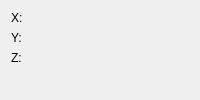
     <widget class="QWidget" name="page11_vertex">
      <layout class="QGridLayout" name="gridLayout_9">
       <item row="0" column="0">
        <layout class="QGridLayout" name="gridLayout_4">
         <item row="0" column="0">
          <widget class="QLabel" name="label_X_Axis">
           <property name="text">
            <string>X:</string>
           </property>
           <property name="alignment">
            <set>Qt::AlignLeading|Qt::AlignLeft|Qt::AlignVCenter</set>
           </property>
          </widget>
         </item>
         <item row="1" column="0">
          <widget class="QLabel" name="label_Y_Axis">
           <property name="text">
            <string>Y:</string>
           </property>
           <property name="alignment">
            <set>Qt::AlignLeading|Qt::AlignLeft|Qt::AlignVCenter</set>
           </property>
          </widget>
         </item>
         <item row="2" column="0">
          <widget class="QLabel" name="label_Z_Axis">
           <property name="text">
            <string>Z:</string>
           </property>
           <property name="alignment">
            <set>Qt::AlignLeading|Qt::AlignLeft|Qt::AlignVCenter</set>
           </property>
          </widget>
         </item>
         <item row="0" column="1">
          <widget class="Gui::QuantitySpinBox" name="vertexX" native="true">
           <property name="unit" stdset="0">
            <string notr="true">mm</string>
           </property>
           <property name="value" stdset="0">
            <double>0.000000000000000</double>
           </property>
          </widget>
         </item>
         <item row="1" column="1">
          <widget class="Gui::QuantitySpinBox" name="vertexY" native="true">
           <property name="unit" stdset="0">
            <string notr="true">mm</string>
           </property>
           <property name="value" stdset="0">
            <double>0.000000000000000</double>
           </property>
          </widget>
         </item>
         <item row="2" column="1">
          <widget class="Gui::QuantitySpinBox" name="vertexZ" native="true">
           <property name="unit" stdset="0">
            <string notr="true">mm</string>
           </property>
           <property name="value" stdset="0">
            <double>0.000000000000000</double>
           </property>
          </widget>
         </item>
        </layout>
       </item>
       <item row="1" column="0">
        <spacer name="verticalSpacer_3">
         <property name="orientation">
          <enum>Qt::Vertical</enum>
         </property>
         <property name="sizeHint" stdset="0">
          <size>
           <width>0</width>
           <height>0</height>
          </size>
         </property>
        </spacer>
       </item>
      </layout>
     </widget>
